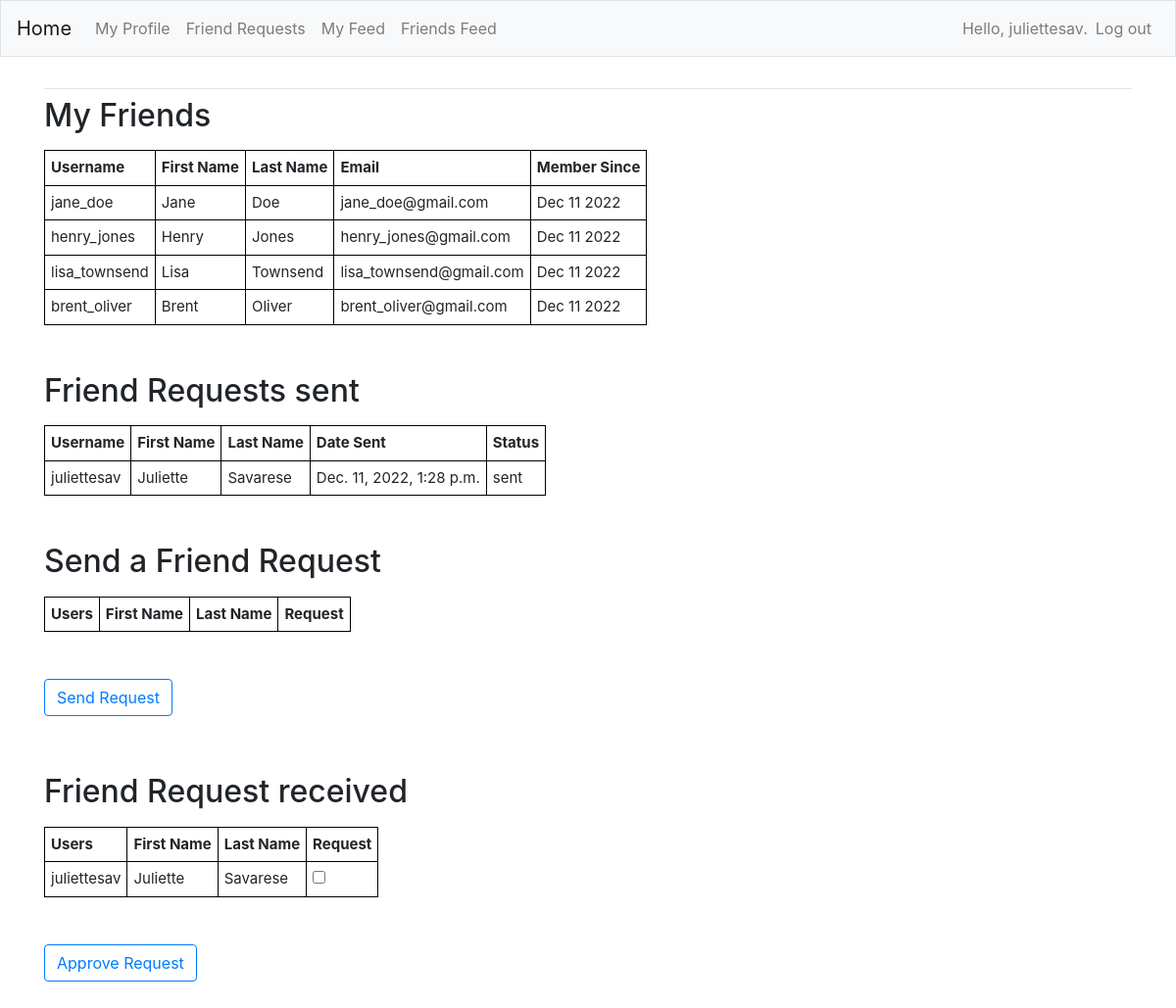
The app's page /friends (signed in) with its own data.
### FeedApp/models.py (models this page shows)
class Profile(models.Model):
    first_name = models.CharField(max_length=200,blank=True)
    last_name = models.CharField(max_length=200,blank=True)
    email = models.EmailField(max_length=300,blank=True)
    dob = models.DateField(null=True, blank=True)
    bio = models.TextField(blank=True)
    user = models.OneToOneField(User, on_delete=models.CASCADE)
    friends = models.ManyToManyField(User,blank=True, related_name='friends')
    created = models.DateTimeField(auto_now=True)
    updated = models.DateTimeField(auto_now_add=True)
    def __str__(self):
        return f"{self.user.username}"

class Relationship(models.Model):
    sender = models.ForeignKey(Profile, on_delete=models.CASCADE, related_name='sender')
    receiver = models.ForeignKey(Profile, on_delete=models.CASCADE, related_name='receiver')
    status = models.CharField(max_length=8, choices=STATUS_CHOICES, default="sent")
    created = models.DateTimeField(auto_now=True)
    updated = models.DateTimeField(auto_now_add=True)

### FeedApp/views.py (the view, shortened to what this page needs)
# urls.py: path('friends',views.friends, name='friends'),
@login_required
def friends(request):
    admin_profile = Profile.objects.get(user=1)
    user_profile = Profile.objects.get(user=request.user)
    user_friends = user_profile.friends.all()
    user_friends_profiles = Profile.objects.filter(user__in=user_friends)
    user_relationships = Relationship.objects.filter(sender=user_profile)
    request_sent_profiles = user_relationships.values('receiver')
    all_profiles = Profile.objects.exclude(user=request.user).exclude(id__in=user_friends_profiles).exclude(id__in=request_sent_profiles)
    request_received_profiles = Relationship.objects.filter(receiver=user_profile,status='sent')
    if not user_relationships.exists():
        Relationship.objects.create(sender=user_profile, receiver=admin_profile, status='sent')
    context = {'user_friends_profiles':user_friends_profiles,'user_relationships':user_relationships,'all_profiles':all_profiles,'request_received_profiles':request_received_profiles}
    return render(request, 'FeedApp/friends.html', context)

### FeedApp/templates/FeedApp/friends.html (shortened to what this page needs)
{% extends "FeedApp/base.html" %}
{% load bootstrap4 %}
{% block content %}
<h2><p>My Friends</p></h2>
<table>
    <tr>
        <th>Username</th>
        <th>First Name</th>
        <th>Last Name</th>
        <th>Email</th>
        <th>Member Since</th>
    </tr>
    {% for friend in user_friends_profiles %}
    <tr>
        <td>{{friend}}</td>
        <td>{{friend.first_name}}</td>
        <td>{{friend.last_name}}</td>
        <td>{{friend.email}}</td>
        <td>{{friend.created|date:"M d Y"}}</td>
    </tr>
    {% endfor %}
</table>
<br><br>
<h2><p>Friend Requests sent</p></h2>
<table>
    <tr>
        <th>Username</th>
        <th>First Name</th>
        <th>Last Name</th>
        <th>Date Sent</th>
        <th>Status</th>
    </tr>
    {% for r in user_relationships %}
    <tr>
        <td>{{r.receiver}}</td>
        <td>{{r.receiver.first_name}}</td>
        <td>{{r.receiver.last_name}}</td>
        <td>{{r.created}}</td>
        <td>{{r.status}}</td>
    </tr>
    {% endfor %}
</table>
<br><br>
<h2><p>Send a Friend Request</p></h2>
<form action="{% url 'FeedApp:friends' %}" method='post'>
    <table>
        <tr>
            <th>Users</th>
            <th>First Name</th>
            <th>Last Name</th>
            <th>Request</th>
        </tr>
    </table>
    <br><br>
    <button name="submit" class="btn btn-outline-primary" style="float: left;">Send Request</button>
</form>
<br><br><br><br>
<h2><p>Friend Request received</p></h2>
<form action="{% url 'FeedApp:friends' %}" method='post'>
    <table>
        <tr>
            <th>Users</th>
            <th>First Name</th>
            <th>Last Name</th>
            <th>Request</th>
        </tr>
    {% for rr in request_received_profiles %}
    <tr>
        <td>{{rr.sender}}</td>
        <td>{{rr.sender.first_name}}</td>
        <td>{{rr.sender.last_name}}</td>
        <td><input type="checkbox" name="receive_requests" value="{{rr.id}}"></td>
    </tr>
    {% endfor %}
    </table>
    <br><br>
    <button name="submit" class="btn btn-outline-primary" style="float: left;">Approve Request</button>
    <br><br><br><br>
</form>
{% endblock content %}

### FeedApp/templates/FeedApp/base.html (shortened to what this page needs)
{% load bootstrap4 %}
<!doctype html>
<html lang="en">
    <head>
        {% bootstrap_css %}
    </head>
    <body>
        <nav class="navbar navbar-expand-md navbar-light bg-light mb-4 border">
        <a class="navbar-brand" href="{% url 'FeedApp:index'%}">
            Home</a>
        <div class="collapse navbar-collapse" id="navbarCollapse">
            <ul class="navbar-nav mr-auto">
                <li class="nav-item">
                    <a class="nav-link" href="{% url 'FeedApp:profile' %}">My Profile</a>
                </li>
                <li class="nav-item">
                    <a class="nav-link" href="{% url 'FeedApp:friends' %}">Friend Requests</a>
                </li>
                <li class="nav-item">
                    <a class="nav-link" href="{% url 'FeedApp:myfeed' %}">My Feed</a>
                </li>
                <li class="nav-item">
                    <a class="nav-link" href="{% url 'FeedApp:friendsfeed' %}">Friends Feed</a>
                </li>
            </ul>
            <ul class="navbar-nav ml-auto">
                {% if user.is_authenticated %}
                <li class="nav-item">
                    <span class="navbar-text">Hello, {{ user.username }}.</span>
                </li>
                <li class="nav-item">
                    <a class="nav-link" href="{% url 'users:logout' %}">Log out</a>
                </li>
                {% else %}
                  <li class="nav-item">
                    <a class="nav-link" href="{% url 'users:register' %}">Register</a>
                  </li>
                  <li class="nav-item">
                    <a class="nav-link" href="{% url 'users:login' %}">Log in</a></li>
                {% endif %}
              </ul>
        </div>
        </nav>
        <main role="main" class="container">
            <div class="pb-2 mb-2 border-bottom">
            </div>
            <div>
                {% block content %}{% endblock content %}
            </div>
        </main>
    </body>
</html>

### FeedApp/templates/FeedApp/friends.html (style rules this page uses)
table { font-size: 15px; width:auto; }
th,td { border: 1px solid black; padding: 6px; }

### records on screen
Profile: user.username "jane_doe", first_name "Jane", last_name "Doe", email "jane_doe@gmail.com", created "Dec 11 2022"
Profile: user.username "henry_jones", first_name "Henry", last_name "Jones", email "henry_jones@gmail.com", created "Dec 11 2022"
Profile: user.username "lisa_townsend", first_name "Lisa", last_name "Townsend", email "lisa_townsend@gmail.com", created "Dec 11 2022"
Profile: user.username "brent_oliver", first_name "Brent", last_name "Oliver", email "brent_oliver@gmail.com", created "Dec 11 2022"
Relationship: receiver "juliettesav", receiver.first_name "Juliette", receiver.last_name "Savarese", created "Dec. 11, 2022, 1:28 p.m.", status "sent", sender "juliettesav", sender.first_name "Juliette", sender.last_name "Savarese"

### other values on screen
{{ user.username }} "juliettesav"
